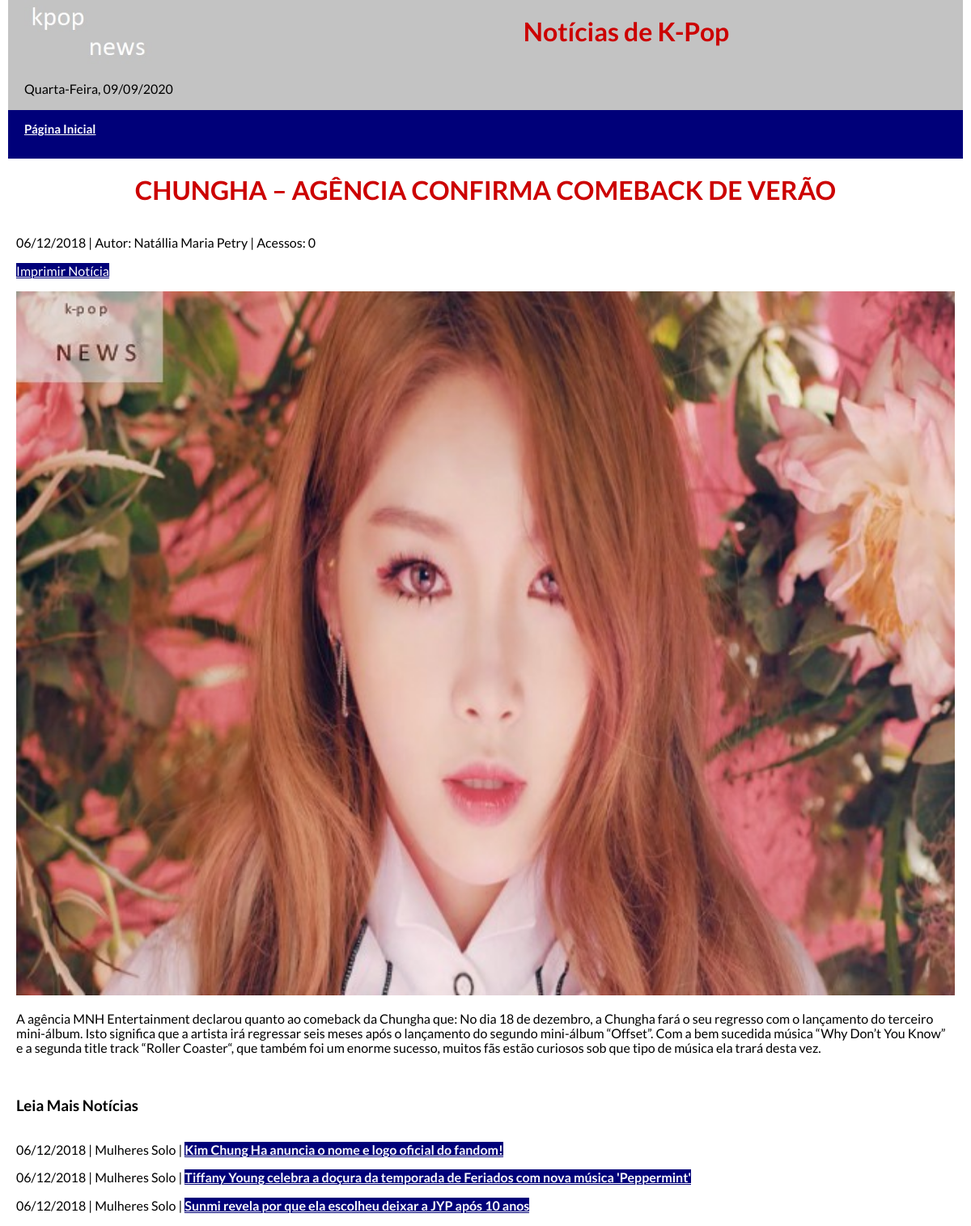
Screenshot of /noticia.php?id=4 with the database file from the repository.
### tables this page shows
CREATE TABLE noticias (id INTEGER PRIMARY KEY AUTOINCREMENT NOT NULL, titulo VARCHAR (300) NOT NULL, descricao TEXT NOT NULL, data_add INTEGER NOT NULL, categoria VARCHAR (100) NOT NULL, acessos INTEGER NOT NULL, autor VARCHAR (150) NOT NULL DEFAULT (0));

### noticia.php (the view, shortened to what this page needs)
<?php
$PDO = new PDO("sqlite:dados/banco.db");
$id=$_GET['id'];
$sqls = $PDO->prepare("SELECT * FROM noticias WHERE id=?");
$sqlExec = $sqls->execute(array($id));
$dados = $sqls->fetch();
$sqlc = $PDO->prepare("SELECT no.* FROM noticias no WHERE no.categoria IN (SELECT n.categoria FROM noticias n WHERE n.id=?) AND no.id<>?");
$sqlExec = $sqlc->execute(array($id,$id));
$categoria = $sqlc->fetchAll();
?>
<!DOCTYPE html>
<html lang="pt-br">
	<head>
		<link rel="stylesheet" href="css/normalize.css">
		<link rel="stylesheet" href="css/unsemantic-grid-responsive-no-ie7.css">
        <link rel="stylesheet" href="css/estilo.css">
	</head>
	<body>
		<div class="grid-container">
			<div class="grid-100 mobile-grid-100" style="background-color:#c3c3c3">
			<div class="grid-30 mobile-grid-50">
				<img src="img/logo-horizontal.jpg" width="50%" alt="logotipo kpop news">
				<p>
				<?php
				$diasemana = array('Domingo', 'Segunda-Feira', 'Terça-Feira', 'Quarta-Feira', 'Quinta-Feira', 'Sexta-Feira', 'Sabado');
				$d = date("w");
				echo $diasemana[$d];
				?>, <?=date("d/m/Y")?></p>
			</div>
			<div class="grid-70 mobile-grid-50">
				<h1>Notícias de K-Pop</h1>
			</div>
			</div>
			<div class="grid-100 mobile-grid-100" style="height:60px;background-color:#000079">
				<div class="grid-50 mobile-grid-50">
				<p id="barra"><b><a href="index.php">Página Inicial</a></b></p>
				</div>
			</div>
			<div class="grid-100 mobile-grid-100" align="center">
				<h1><?=$dados['titulo']?></h1>
			</div>
			<div class="grid-100 mobile-grid-100">
				<p><?=date("d/m/Y", $dados["data_add"])?> | Autor: <?=$dados['autor']?> | Acessos: <?=$dados['acessos']?></p>
				<p><a href="impressao.php?id=<?=$id?>" target="_blank">Imprimir Notícia</a></p>
			</div>
			<div class="grid-100 mobile-grid-100" align="center">
				<img src="img/<?=$dados['id']?>.jpg" width="100%" alt="imagem noticia <?=$dados['id']?>">
			</div>
			<div class="grid-100 mobile-grid-100">
				<p><?=$dados['descricao']?></p>
			</div>
			<div class="grid-100 mobile-grid-100">
			</div>
			<div class="grid-100 mobile-grid-100">
			<h3>Leia Mais Notícias</h3>
			</div>
			<div class="grid-100 mobile-grid-100">
			<?php
				foreach($categoria as $cat)
				{
				?>
					<p><?=date("d/m/Y",$cat["data_add"])?> | <?=$cat['categoria']?> | <a href="noticia.php?id=<?=$cat['id']?>"><b><?=$cat['titulo']?></b></a></p>
			<?php
				}
			?>
			</div>

### css/unsemantic-grid-responsive-no-ie7.css (style rules this page uses)
.grid-container:before, .mobile-grid-5:before, .mobile-grid-10:before, .mobile-grid-15:before, .mobile-grid-20:before, .mobile-grid-25:before, .mobile-grid-30:before, .mobile-grid-35:before, .mobile-grid-40:before, .mobile-grid-45:before, .mobile-grid-50:before, .mobile-grid-55:before, .mobile-grid-60:before, .mobile-grid-65:before, .mobile-grid-70:before, .mobile-grid-75:before, .mobile-grid-80:before, .mobile-grid-85:before, .mobile-grid-90:before, .mobile-grid-95:before, .mobile-grid-100:before, .mobile-grid-33:before, .mobile-grid-66:before, .grid-5:before, .grid-10:before, .grid-15:before, .grid-20:before, .grid-25:before, .grid-30:before, .grid-35:before, .grid-40:before, .grid-45:before, .grid-50:before, .grid-55:before, .grid-60:before, .grid-65:before, .grid-70:before, .grid-75:before, .grid-80:before, .grid-85:before, .grid-90:before, .grid-95:before, .grid-100:before, .grid-33:before, .grid-66:before, .grid-offset:before, .clearfix:before, .grid-container:after, .mobile-grid-5:after, .mobile-grid-10:after, .mobile-grid-15:after, .mobile-grid-20:after, .mobile-grid-25:after, .mobile-grid-30:after, .mobile-grid-35:after, .mobile-grid-40:after, .mobile-grid-45:after, .mobile-grid-50:after, .mobile-grid-55:after, .mobile-grid-60:after, .mobile-grid-65:after, .mobile-grid-70:after, .mobile-grid-75:after, .mobile-grid-80:after, .mobile-grid-85:after, .mobile-grid-90:after, .mobile-grid-95:after, .mobile-grid-100:after, .mobile-grid-33:after, .mobile-grid-66:after, .grid-5:after, .grid-10:after, .grid-15:after, .grid-20:after, .grid-25:after, .grid-30:after, .grid-35:after, .grid-40:after, .grid-45:after, .grid-50:after, .grid-55:after, .grid-60:after, .grid-65:after, .grid-70:after, .grid-75:after, .grid-80:after, .grid-85:after, .grid-90:after, .grid-95:after, .grid-100:after, .grid-33:after, .grid-66:after, .grid-offset:after, .clearfix:after { content: "."; display: block; overflow: hidden; visibility: hidden; font-size: 0; line-height: 0; width: 0; height: 0; }
.grid-container:after, .mobile-grid-5:after, .mobile-grid-10:after, .mobile-grid-15:after, .mobile-grid-20:after, .mobile-grid-25:after, .mobile-grid-30:after, .mobile-grid-35:after, .mobile-grid-40:after, .mobile-grid-45:after, .mobile-grid-50:after, .mobile-grid-55:after, .mobile-grid-60:after, .mobile-grid-65:after, .mobile-grid-70:after, .mobile-grid-75:after, .mobile-grid-80:after, .mobile-grid-85:after, .mobile-grid-90:after, .mobile-grid-95:after, .mobile-grid-100:after, .mobile-grid-33:after, .mobile-grid-66:after, .grid-5:after, .grid-10:after, .grid-15:after, .grid-20:after, .grid-25:after, .grid-30:after, .grid-35:after, .grid-40:after, .grid-45:after, .grid-50:after, .grid-55:after, .grid-60:after, .grid-65:after, .grid-70:after, .grid-75:after, .grid-80:after, .grid-85:after, .grid-90:after, .grid-95:after, .grid-100:after, .grid-33:after, .grid-66:after, .grid-offset:after, .clearfix:after { clear: both; }
.grid-container { margin-left: auto; margin-right: auto; max-width: 1200px; padding-left: 10px; padding-right: 10px; }
.mobile-grid-5, .mobile-grid-10, .mobile-grid-15, .mobile-grid-20, .mobile-grid-25, .mobile-grid-30, .mobile-grid-35, .mobile-grid-40, .mobile-grid-45, .mobile-grid-50, .mobile-grid-55, .mobile-grid-60, .mobile-grid-65, .mobile-grid-70, .mobile-grid-75, .mobile-grid-80, .mobile-grid-85, .mobile-grid-90, .mobile-grid-95, .mobile-grid-100, .mobile-grid-33, .mobile-grid-66, .grid-5, .grid-10, .grid-15, .grid-20, .grid-25, .grid-30, .grid-35, .grid-40, .grid-45, .grid-50, .grid-55, .grid-60, .grid-65, .grid-70, .grid-75, .grid-80, .grid-85, .grid-90, .grid-95, .grid-100, .grid-33, .grid-66 { -moz-box-sizing: border-box; -webkit-box-sizing: border-box; box-sizing: border-box; padding-left: 10px; padding-right: 10px; }
@media (min-width: 768px) { .grid-30 { float: left; width: 30%; } }
@media (min-width: 768px) { .grid-50 { float: left; width: 50%; } }
@media (min-width: 768px) { .grid-70 { float: left; width: 70%; } }
@media (min-width: 768px) { .grid-100 { clear: both; width: 100%; } }

### css/estilo.css (style rules this page uses)
body { font-family: 'Lato', sans-serif; }
h1 { text-align:center; color:#cc0000; }
#barra { color: #ffffff; font-size:15px; }
a:link { color: #ffffff; background-color: #000079; }

### rows the page displays
noticias: titulo "CHUNGHA – AGÊNCIA CONFIRMA COMEBACK DE VERÃO", data_add "06/12/2018", autor "Natállia Maria Petry", acessos "0", descricao "A agência MNH Entertainment declarou quanto ao comeback da Chungha que: No dia 18 de dezembro, a Chungha fará o seu regresso com o lançamento do terceiro mini-álbum. Isto significa que a artista irá regressar seis meses após o lançamento do segundo mini-álbum “Offset”. Com a bem sucedida música “Why Don’t You Know” e a segunda title track “Roller Coaster“, que também foi um enorme sucesso, muitos fãs estão curiosos sob que tipo de música ela trará desta vez."

### other values shown
date("d/m/Y",$cat["data_add"]) "06/12/2018"
$cat['categoria'] "Mulheres Solo"
$cat['titulo'] "Kim Chung Ha anuncia o nome e logo oficial do fandom!"
$cat['titulo'] "Tiffany Young celebra a doçura da temporada de Feriados com nova música 'Peppermint'"
$cat['titulo'] "Sunmi revela por que ela escolheu deixar a JYP após 10 anos"
